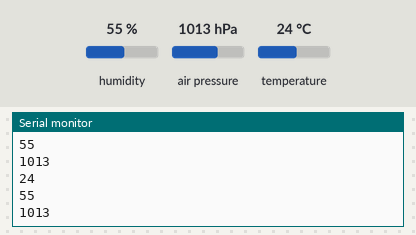
A sketch run on a simulated Arduino Uno, built with avr-gcc and run on an emulated ATmega328P. On the bench: the last lines printed to the serial monitor. The inputs (shaded band) are chosen by the test bench; at power-on: humidity 55 %, air pressure 1013 hPa, temperature 24 °C.

Above: at 2.8 s.
2.9 s: humidity set to 22 %
At 4.5 s:
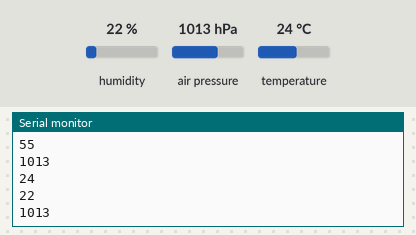
5.6 s: air pressure set to 952 hPa
At 7.4 s:
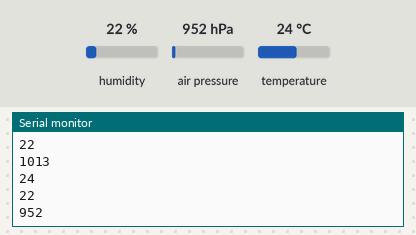
8.3 s: temperature set to 12 °C
At 10.7 s:
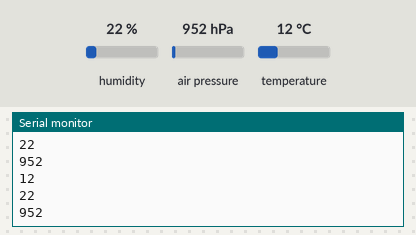
Timing chart, 0 to 12.2 s (numbered marks = the images above; inputs shaded):
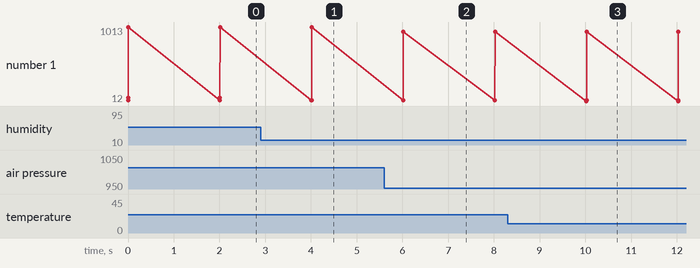

Measured:
- after the input at 2.9 s, the serial monitor: prints a new line after 1.1 s (image 1)
- after the input at 5.6 s, the serial monitor: prints a new line after 0.42 s (image 2)
- after the input at 8.3 s, the serial monitor: prints a new line after 1.7 s (image 3)
- plotted number 1: 1013 → 952 after the input at 5.6 s

The sketch:

Arduino_Stazione_Meteorologica.ino
```cpp
// Arduino for Stazione Meteorologica >= 0.3

#include <Wire.h>
#include <Adafruit_Sensor.h>
#include <Adafruit_BME280.h>

// attiva la funzione I2C ( Seriale )
Adafruit_BME280 bme;

void setup() {
  // Avvia la comunicazione Seriale
  Serial.begin(9600);
  // Inizializza la variabile status per il controllo della connessione
  bool status;
  // L'indirizzo della scheda è 0x77
  status = bme.begin (0x77);
}

void loop() {

  // Richiama la funzione di print valori
  printValues();
  // Attendi 2 secondi tra un print e l'altro
  delay(2000);
}


void printValues() {

  // Scrivi via seriale il valore della temperatura
  Serial.println(int(bme.readTemperature()));
  // Scrivi via seriale il valore dell'umidità
  Serial.println(int(bme.readHumidity()));
  // Scrivi via seriale il valore della pressione
  Serial.println(int(bme.readPressure() / 100));
}
```
